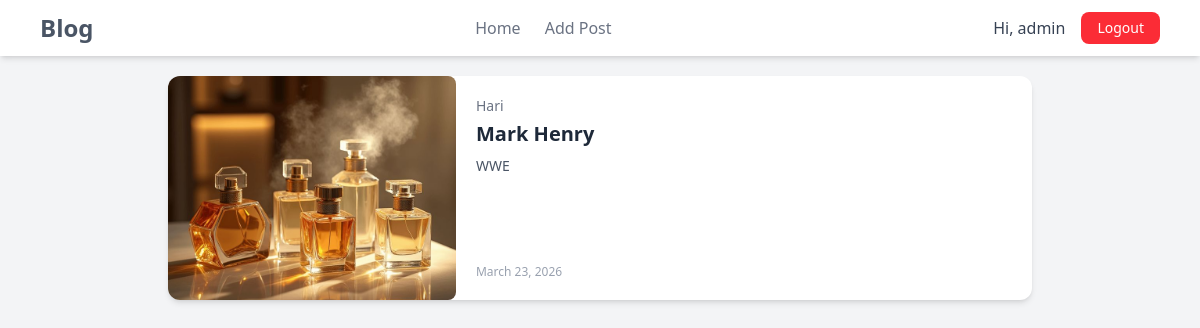
Screenshot of /profile/Hari/ (signed in) with the database file from the repository.
### home/models.py (models this page shows, shortened)
class Post(models.Model):
    name = models.ForeignKey(User, on_delete=models.CASCADE)
    title = models.CharField(max_length=100)
    image = models.ImageField(default='default.png', null=True, upload_to='post_pictures')
    para = models.TextField(max_length=500)
    date = models.DateField(auto_now_add=True)

### home/views.py (the view)
# urls.py: path('profile/<str:username>/', views.profile_view, name='profile'),
def profile_view(request, username):
    user = get_object_or_404(User, username=username)
    post = Post.objects.filter(name=user)
    return render(request, 'home/profile.html', {'posts':post})

### home/templates/home/profile.html (shortened to what this page needs)
{% extends 'home/base.html' %}
{% block content %}
    <div class="max-w-4xl mx-auto mt-5 mb-4 space-y-6 px-4">
        {% for post in posts %}
        <div class="bg-white shadow-md rounded-xl overflow-hidden hover:shadow-lg transition duration-300">
            <div class="flex flex-col md:flex-row">
                <div class="md:w-1/3">
                    <img src="{{ post.image.url }}" alt="" class="w-full h-48 md:h-56 object-cover rounded-lg">
                </div>
                <div class="p-5 md:w-2/3 flex flex-col justify-between">
                    <div>
                        <p class="text-sm text-gray-500 mb-1">
                            {{ post.name.username }}
                        </p>
                        <h3 class="text-xl font-semibold text-gray-800 mb-2">
                            {{ post.title }}
                        </h3>
                        <p class="text-gray-600 text-sm line-clamp-3">
                            {{ post.para }}
                        </p>
                    </div>
                    <div class="mt-4 flex items-center justify-between">
                        <p class="text-xs text-gray-400">
                            {{ post.date }}
                        </p>
                    </div>
                </div>
            </div>
        </div>
        {% endfor %}
    </div>
{% endblock %}

### home/templates/home/base.html (shortened to what this page needs)
<!DOCTYPE html>
<html lang="en">
<head>
    <script src="https://cdn.jsdelivr.net/npm/@tailwindcss/browser@4"></script>
</head>
<body class="bg-gray-100">
    <nav class="bg-white shadow-md">
        <div class="max-w-6xl mx-auto px-4 py-3 flex items-center justify-between">
            <h2 class="text-2xl font-bold text-gray-600">
                <a href="{% url 'home:index' %}" class="hover:text-gray-600 transition">Blog</a>
            </h2>
            <div class="hidden md:flex space-x-6 text-gray-500 font-medium">
                <a href="{% url 'home:index' %}" class="hover:text-gray-600 transition">Home</a>
                <a href="{% url 'home:create' %}" class="hover:text-gray-600 transition">Add Post</a>
            </div>
            <div class="flex items-center space-x-4">
                {% if user.is_authenticated %}
                    <span class="text-gray-700 font-medium">Hi,
                        <a href="{% url 'home:userprofile' user.username %}">{{ user.username }}</a>
                    </span>
                    <a href="{% url 'users:logout' %}" class="bg-red-500 text-white px-4 py-1.5 rounded-lg hover:bg-red-600 transition text-sm">Logout</a>
                {% else %}
                    <a href="{% url 'users:register' %}" class="bg-indigo-500 text-white px-4 py-1.5 rounded-lg hover:bg-indigo-600 transition text-sm">Signup</a>
                {% endif %}
            </div>
        </div>
    </nav>
    <main class="max-w-6xl mx-auto mt-1 px-4">
        {% block content %}
        {% endblock %}
    </main>
</body>
</html>

### rows the page displays
Post: image (picture), name.username "Hari", title "Mark Henry", para "WWE", date "March 23, 2026"

### other values shown
{{ user.username }} "admin"
